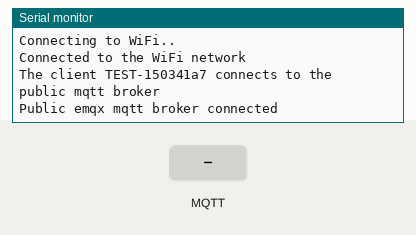
Simulated run of this sketch. Board: ESP32. On the bench: the last lines printed to the serial monitor. The inputs (shaded band) are chosen by the test bench. WiFi joins after 1.5 s; servers stay silent unless stated; random numbers use the default seed unless the sketch sets one; no MQTT or app messages arrive unless stated.

Above: at 2.7 s.
2.8 s: MQTT message "1" arrives on the first subscribed topic
At 3.9 s:
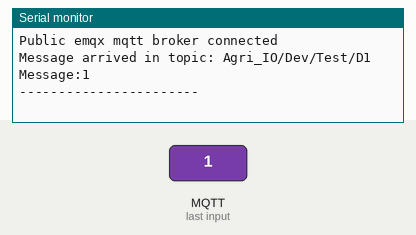
4.3 s: MQTT message "on" arrives on the first subscribed topic
At 5.1 s:
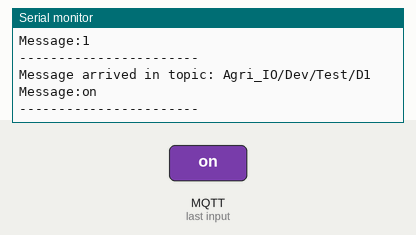
5.8 s: MQTT message "off" arrives on the first subscribed topic
At 6.2 s:
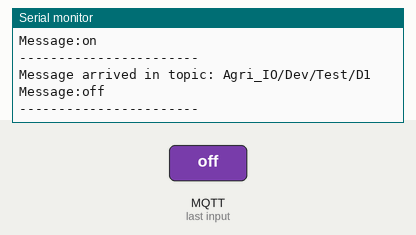

Measured:
- after the input at 2.8 s, the serial monitor: prints a new line at once (image 1)
- after the input at 4.3 s, the serial monitor: prints a new line at once (image 2)
- after the input at 5.8 s, the serial monitor: prints a new line at once (image 3)

The sketch:

Agri_IO.ino
```cpp
/*
  ESP32 Soil Moisture Sensor analysis
  Capacitive soil moisture sensor.
  By Ramiyan
*/
#include <Wire.h>
#include <WiFi.h>
#include <PubSubClient.h>

WiFiClient espClient;
PubSubClient client(espClient);

// WiFi
const char *ssid = "Ramiyan"; // Enter your WiFi name
const char *password = "Alohomora";  // Enter WiFi password

// MQTT Broker
const char *mqtt_broker = "broker.emqx.io";
const char *topic = "Agri_IO/Dev/Test/D1";
const char *mqtt_username = "emqx";
const char *mqtt_password = "public";
const int mqtt_port = 1883;


// Soil Moisture
const int AirValue = 2900;
const int WaterValue = 1015;
int ADC_1_Pins[] = {32,33,34,35,36,39};

const int sensorPin = 34;  /* Soil moisture sensor Analog O/P pin */
int soilMoistureValue = 0;
int soilMoisturePercent = 0;
char msg[50];

void setup(void){
    Serial.begin(115200);     /* Set the baudrate to 115200*/

    // connecting to a WiFi network
    WiFi.begin(ssid, password);
    while (WiFi.status() != WL_CONNECTED) {
      delay(500);
    Serial.println("Connecting to WiFi..");
  }
  Serial.println("Connected to the WiFi network");

  //connecting to a mqtt broker
  client.setServer(mqtt_broker, mqtt_port);
  client.setCallback(callback);
  while (!client.connected()) {

     String client_id = "TEST-" + String(millis()) + String(random(0, 100000000), HEX);
     Serial.printf("The client %s connects to the public mqtt broker\n", client_id.c_str());

     if (client.connect(client_id.c_str(), mqtt_username, mqtt_password)) {
         Serial.println("Public emqx mqtt broker connected");
     } else {
         Serial.print("failed with state ");
         Serial.print(client.state());
         delay(2000);
     }
  }
  Serial.println();
  // publish and subscribe
  client.publish(topic, "Hi EMQX I'm ESP32 ^^");
  client.subscribe(topic);
}

void loop(){
  client.loop();
//  char strBuf[20];
//  for(int i=0; i < ADC_1_Pins.length(); i++){
//
//    sprintf(strBuf, "Pin %d : %d", ADC_1_Pins[i], analogRead(ADC_1_Pins[i]) );
//    Serial.println(strBuf);
//
//  }

//  Serial.println(soilMoistureValue);
//  soilMoisturePercent=map(soilMoistureValue, AirValue, WaterValue, 0, 100);
//  Serial.print("Soil Moist % = ");
//  Serial.println(soilMoisturePercent);


  //Set the payload to publish.
  //sprintf(msg, "{\"moisture\":%d,\"unit\": \"%\"}");

  // publish Event
  //publishAgriEvent(_moisture);
//  delay(1000);              /* Wait for 3000mS */
}

void callback(char *topic, byte *payload, unsigned int length) {
 Serial.print("Message arrived in topic: ");
 Serial.println(topic);
 Serial.print("Message:");
 for (int i = 0; i < length; i++) {
     Serial.print((char) payload[i]);
 }
 Serial.println();
 Serial.println("-----------------------");
}

void publishAgriEvent(int mois){
  //Set the payload to publish.
  sprintf(msg, "{\"moisture\":%d,\"unit\": \"%%\"}", mois);

  // publish Event
  //client.publish(topic, msg);
  if (!client.publish(topic, msg)){
    Serial.println(F("Failed."));
  }else{
    Serial.print(msg);
    Serial.println(F(" :SEND:OK"));
  }
}
```
